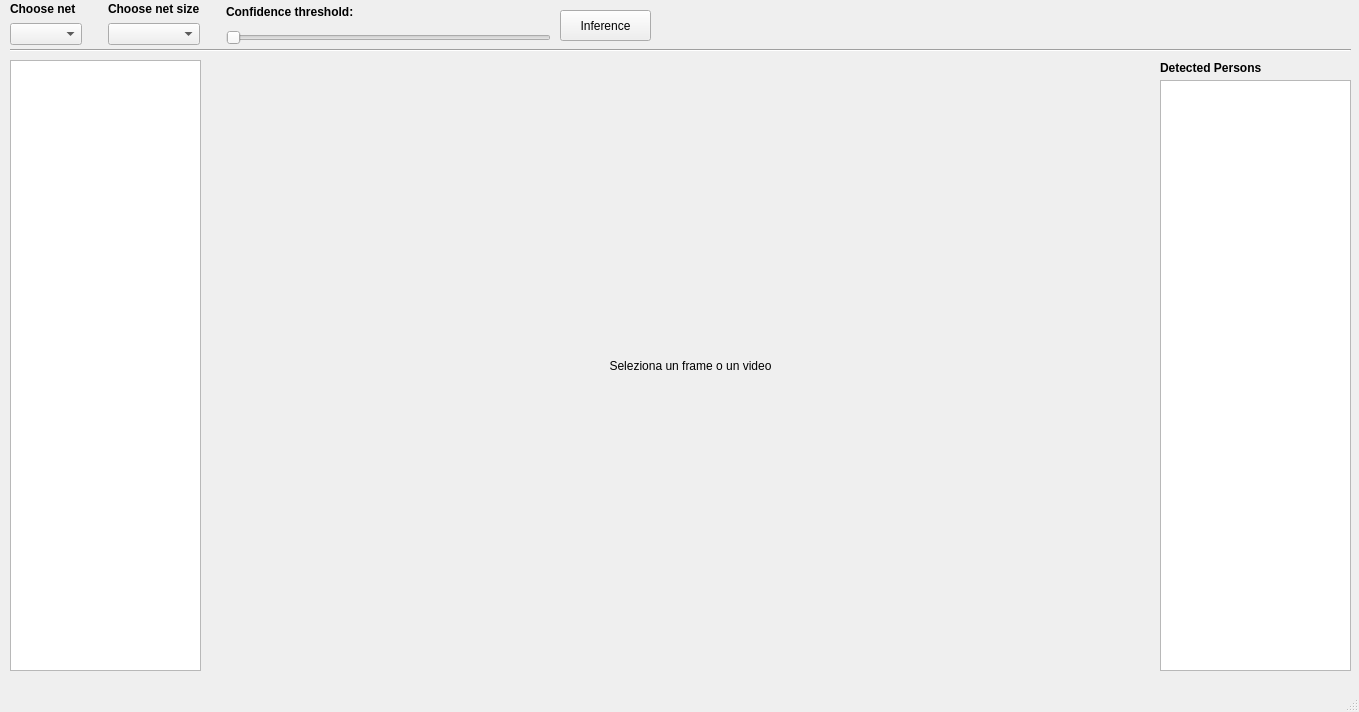
<?xml version="1.0" encoding="UTF-8"?>
<ui version="4.0">
 <class>MainWindow</class>
 <widget class="QMainWindow" name="MainWindow">
  <property name="geometry">
   <rect>
    <x>0</x>
    <y>0</y>
    <width>1359</width>
    <height>712</height>
   </rect>
  </property>
  <property name="sizePolicy">
   <sizepolicy hsizetype="Expanding" vsizetype="Expanding">
    <horstretch>0</horstretch>
    <verstretch>0</verstretch>
   </sizepolicy>
  </property>
  <property name="windowTitle">
   <string>Framework</string>
  </property>
  <widget class="QWidget" name="centralwidget">
   <widget class="QWidget" name="horizontalLayoutWidget">
    <property name="geometry">
     <rect>
      <x>10</x>
      <y>0</y>
      <width>541</width>
      <height>45</height>
     </rect>
    </property>
    <layout class="QHBoxLayout" name="TopUtilityBar">
     <property name="sizeConstraint">
      <enum>QLayout::SetDefaultConstraint</enum>
     </property>
     <item>
      <layout class="QVBoxLayout" name="NetChooser">
       <property name="sizeConstraint">
        <enum>QLayout::SetFixedSize</enum>
       </property>
       <item>
        <widget class="QLabel" name="NetLabel">
         <property name="font">
          <font>
           <weight>75</weight>
           <bold>true</bold>
          </font>
         </property>
         <property name="text">
          <string>Choose net</string>
         </property>
        </widget>
       </item>
       <item>
        <widget class="QComboBox" name="NetComboBox"/>
       </item>
      </layout>
     </item>
     <item>
      <spacer name="horizontalSpacer_3">
       <property name="orientation">
        <enum>Qt::Horizontal</enum>
       </property>
       <property name="sizeType">
        <enum>QSizePolicy::Fixed</enum>
       </property>
       <property name="sizeHint" stdset="0">
        <size>
         <width>20</width>
         <height>20</height>
        </size>
       </property>
      </spacer>
     </item>
     <item>
      <layout class="QVBoxLayout" name="NetSizeChooser">
       <item>
        <widget class="QLabel" name="label">
         <property name="font">
          <font>
           <weight>75</weight>
           <bold>true</bold>
          </font>
         </property>
         <property name="text">
          <string>Choose net size</string>
         </property>
        </widget>
       </item>
       <item>
        <widget class="QComboBox" name="comboBox"/>
       </item>
      </layout>
     </item>
     <item>
      <spacer name="horizontalSpacer">
       <property name="orientation">
        <enum>Qt::Horizontal</enum>
       </property>
       <property name="sizeType">
        <enum>QSizePolicy::Fixed</enum>
       </property>
       <property name="sizeHint" stdset="0">
        <size>
         <width>20</width>
         <height>20</height>
        </size>
       </property>
      </spacer>
     </item>
     <item>
      <layout class="QVBoxLayout" name="ConfidenceChooser">
       <item>
        <widget class="QLabel" name="ConfidenceLabel">
         <property name="font">
          <font>
           <weight>75</weight>
           <bold>true</bold>
          </font>
         </property>
         <property name="text">
          <string>Confidence threshold: </string>
         </property>
        </widget>
       </item>
       <item>
        <widget class="QSlider" name="ConfidenceSlider">
         <property name="orientation">
          <enum>Qt::Horizontal</enum>
         </property>
        </widget>
       </item>
      </layout>
     </item>
    </layout>
   </widget>
   <widget class="QTreeView" name="FileExplorer">
    <property name="geometry">
     <rect>
      <x>10</x>
      <y>60</y>
      <width>191</width>
      <height>611</height>
     </rect>
    </property>
   </widget>
   <widget class="QLabel" name="PhotoWidget">
    <property name="geometry">
     <rect>
      <x>210</x>
      <y>60</y>
      <width>961</width>
      <height>611</height>
     </rect>
    </property>
    <property name="sizePolicy">
     <sizepolicy hsizetype="Expanding" vsizetype="Expanding">
      <horstretch>0</horstretch>
      <verstretch>0</verstretch>
     </sizepolicy>
    </property>
    <property name="text">
     <string>Seleziona un frame o un video</string>
    </property>
    <property name="scaledContents">
     <bool>true</bool>
    </property>
    <property name="alignment">
     <set>Qt::AlignCenter</set>
    </property>
   </widget>
   <widget class="Line" name="line">
    <property name="geometry">
     <rect>
      <x>10</x>
      <y>40</y>
      <width>1341</width>
      <height>20</height>
     </rect>
    </property>
    <property name="orientation">
     <enum>Qt::Horizontal</enum>
    </property>
   </widget>
   <widget class="QPushButton" name="InferenceButton">
    <property name="geometry">
     <rect>
      <x>560</x>
      <y>10</y>
      <width>91</width>
      <height>31</height>
     </rect>
    </property>
    <property name="text">
     <string>Inference</string>
    </property>
   </widget>
   <widget class="QListView" name="listView">
    <property name="geometry">
     <rect>
      <x>1160</x>
      <y>80</y>
      <width>191</width>
      <height>591</height>
     </rect>
    </property>
   </widget>
   <widget class="QLabel" name="label_2">
    <property name="geometry">
     <rect>
      <x>1160</x>
      <y>60</y>
      <width>181</width>
      <height>16</height>
     </rect>
    </property>
    <property name="font">
     <font>
      <weight>75</weight>
      <bold>true</bold>
     </font>
    </property>
    <property name="text">
     <string>Detected Persons</string>
    </property>
   </widget>
  </widget>
  <widget class="QMenuBar" name="menubar">
   <property name="geometry">
    <rect>
     <x>0</x>
     <y>0</y>
     <width>1359</width>
     <height>21</height>
    </rect>
   </property>
  </widget>
  <widget class="QStatusBar" name="statusbar"/>
 </widget>
 <resources/>
 <connections/>
</ui>
